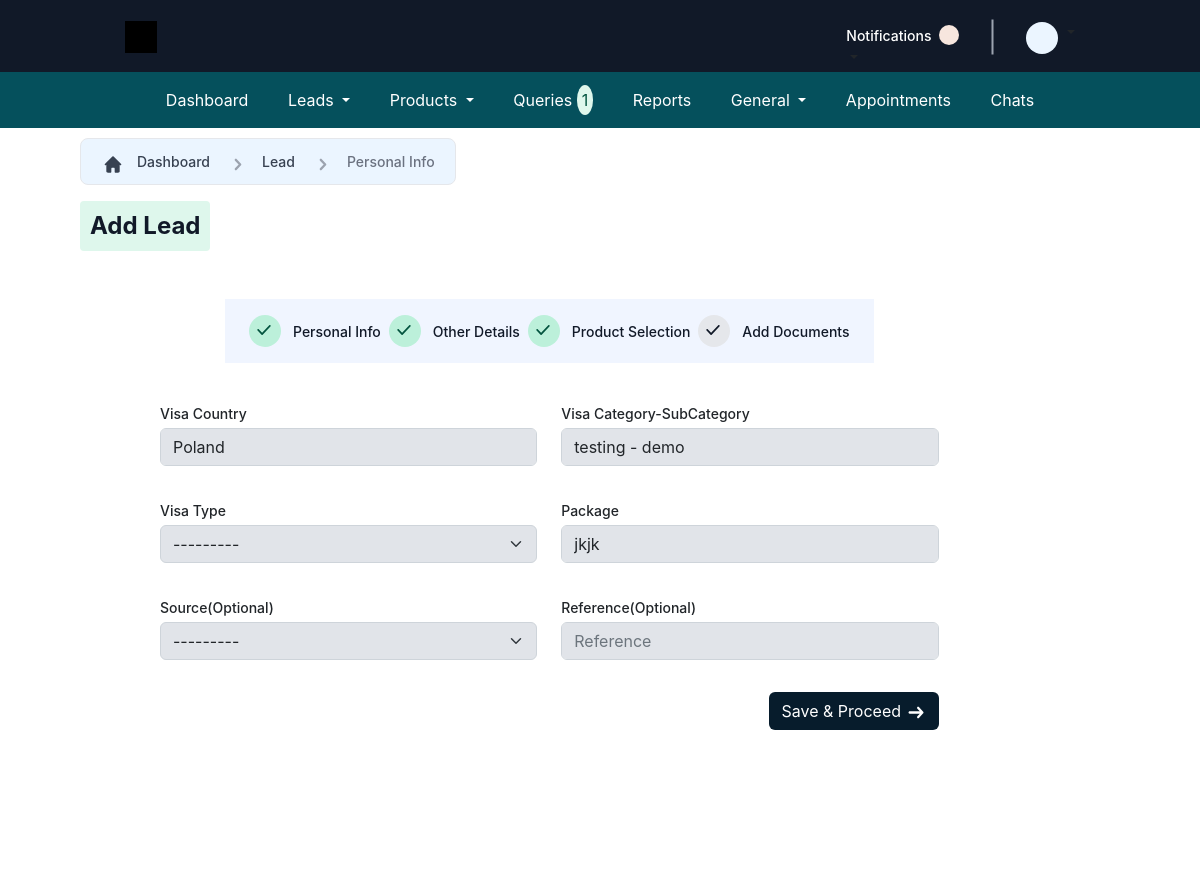
Screenshot of /Agent/PacAddEnquiry3/ (signed in) with the database file from the repository.
### crm_app/models.py (models this page shows, shortened)
class Package(models.Model):
    visa_country = models.ForeignKey(
        VisaCountry, on_delete=models.SET_NULL, null=True, blank=True
    )
    visa_category = models.ForeignKey(
        VisaCategory,
        on_delete=models.SET_NULL,
        null=True,
        blank=True,
        related_name="package_category",
    )
    title = models.CharField(max_length=100, null=True, blank=True)
    description = models.CharField(max_length=500, null=True, blank=True)
    assign_to_group = models.ForeignKey(
        Group, on_delete=models.SET_NULL, null=True, blank=True
    )
    number_of_visa = models.IntegerField(null=True, blank=True)
    amount = models.CharField(max_length=100, null=True, blank=True)
    advance_amount = models.CharField(max_length=100, null=True, blank=True)
    file_charges = models.CharField(max_length=100, null=True, blank=True)
    package_expiry_date = models.DateField(auto_created=False, null=True, blank=True)
    last_updated_by = models.ForeignKey(
        CustomUser, on_delete=models.SET_NULL, null=True, blank=True
    )
    last_updated_on = models.DateTimeField(auto_now=True)
    image = models.FileField(upload_to="media/package_images/", null=True, blank=True)
    processing_time = models.CharField(
        max_length=30, choices=PROCESSING_TIME_CHOICES, blank=True, null=True
    )
    approval = models.BooleanField(default="False")

class VisaCountry(models.Model):
    country = models.CharField(max_length=100)
    created = models.DateTimeField(auto_now=True)
    lastupdated_by = models.CharField(max_length=100, null=True, blank=True)
    last_updated_on = models.DateTimeField(auto_now=True)
    def __str__(self):
        return str(self.country)

class VisaCategory(models.Model):
    visa_country_id = models.ForeignKey(VisaCountry, on_delete=models.CASCADE)
    category = models.CharField(max_length=100)
    subcategory = models.CharField(max_length=100)
    lastupdated_by = models.CharField(max_length=100, null=True, blank=True)
    last_updated_on = models.DateTimeField(auto_now=True)
    class Meta:
        db_table = "VisaCategory"
    def __str__(self):
        return f"{self.category} - {self.subcategory}"

### crm_app/AgentViews.py (the view, shortened to what this page needs)
def agent_PackageEnquiry3View(request):
    visa_type = Enquiry._meta.get_field("Visa_type").get_choices()
    source = Enquiry._meta.get_field("Source").get_choices()
    package_id = request.session.get("package_id")
    package = Package.objects.get(id=package_id)
    visa_contry_id = package.visa_country.id
    visa_category_id = package.visa_category.id
    visa_country = VisaCountry.objects.get(id=visa_contry_id)
    visa_category = VisaCategory.objects.get(id=visa_category_id)
    dob = request.session.get("dob")
    context = {
        "package_id": package_id,
        "package": package,
        "visa_type": visa_type,
        "source": source,
    }
    return render(request, "Agent/Enquiry/Package Leads/lead3.html", context)

### crm_app/context_processors.py (called while the page is built)
def faq_count(request):
    if request.user.is_authenticated:
        count = FAQ.objects.all().count()
    else:
        count = 0
    return {"faq_count": count}

### crm_app/models.py (called while the page is built)
    def generate_initials(self):
        first_initial = self.first_name[0].upper() if self.first_name else ""
        last_initial = self.last_name[0].upper() if self.last_name else ""
        return f"{first_initial}{last_initial}"

    def __str__(self):
        return f"{self.first_name} {self.last_name}"

### templates/Agent/Enquiry/Package Leads/lead3.html (shortened to what this page needs)
{% extends "Agent/Base/base.html" %}
{% load static %}
{% block main-content %}
<div class="form-container">
  <div class="custom-container">
      <div class="icon-container">
          <div class="icon">
          </div>
      </div>
      <div class="text-container">
        <a href="{% url "agent_dashboard" %}" style="text-decoration: none;"><div class="text">Dashboard</div></a>
      </div>
      <div class="icon-container">
        <div class="icon">
        </div>
      </div>
      <a href="{% url "admin_new_leads_details" %}">
      <div class="text-container">
        <div class="text">Lead</div>
      </div>
      </a>
      <div class="icon-container">
        <div class="icon">
        </div>
      </div>
      <div class="text-container">
        <div class="text" style="color: #6B7280;">Personal Info</div>
      </div>
  </div>
  <div class="customs-container">
  <div class="custom-box">
      <div class="custom-text">Add Lead</div>
  </div>
  </div>
  <div class="main-container">
      <div class="forms-container">
          <div class="info-mainsection">
              <div class="info-section">
                  <div class="icons-container">
                    <div class="check-icons">
                      <div class="inner-icon">
                      </div>
                    </div>
                    <div class="info-text">
                      <div class="title">Personal Info</div>
                    </div>
                  </div>
              </div>
                <div class="info-section">
                  <div class="icons-container">
                    <div class="check-icons">
                      <div class="inner-icon">
                      </div>
                    </div>
                    <div class="info-text">
                      <div class="title">Other Details</div>
                    </div>
                  </div>
                </div>
                <div class="info-section">
                  <div class="icons-container">
                    <div class="check-icons">
                      <div class="inner-icon">
                      </div>
                    </div>
                    <div class="info-text">
                      <div class="title">Product Selection</div>
                    </div>
                  </div>
                </div>
                <div class="info-section">
                  <div class="icons-container">
                    <div class="icons">
                      <div class="inner-icon">
                      </div>
                    </div>
                    <div class="info-text">
                      <div class="title">Add Documents</div>
                    </div>
                  </div>
                </div>
          </div>
      </div>
      <div class="inputformss-container">
        <form action="" method="POST">
          <div class="row formrow">
              <div class="col-md-6 ">
                  <label for="exampleFormControlInput1" class="custom-form-label">Visa Country</label>
                  <input class="form-control" type="text" value="{{package.visa_country}}" name="visa_country" readonly>
              </div>
              <div class="col-md-6 ">
                  <label for="exampleFormControlInput1" class="custom-form-label">Visa Category-SubCategory</label>
                  <input class="form-control" type="text" value="{{package.visa_category}}" name="visa_category" readonly>
              </div>
          </div>
          <div class="row formrow">
              <div class="col-md-6 ">
                  <label for="exampleFormControlInput1" class="custom-form-label">Visa Type</label>
                  <select name="visa_type" id="" class="form-select">
                    {% for i in visa_type %}
                    <option value="{{i.0}}">{{i.1}}</option>
                    {% endfor %}
                  </select>
              </div>
              <div class="col-md-6 ">
                <label for="exampleFormControlInput1" class="custom-form-label">Package</label>
                <input type="text" value={{package.title}} name="package_title" class="form-control" readonly>
            </div>
          </div>
          <div class="row formrow">
              <div class="col-md-6 ">
                  <label for="exampleFormControlInput1" class="custom-form-label">Source(Optional)</label>
                  <select name="source" id="" class="form-select">
                    {% for i in source %}
                    <option value="{{i.0}}">{{i.1}}</option>
                    {% endfor %}
                  </select>
              </div>
              <div class="col-md-6 ">
                  <label for="exampleFormControlInput1" class="custom-form-label">Reference(Optional)</label>
                  <input type="text" class="form-control" name="reference" placeholder="Reference">
              </div>
          </div>
          <div class="d-grid gap-2 d-md-flex justify-content-md-end">
              <button class="btn btn-color" type="submit">Save & Proceed
              </button>
            </div>
      </form>
      </div>
  </div>
</div>
{% endblock main-content %}

### static/style/Styling/DashboardDesign/css/style.css (style rules this page uses)
body { margin: 0; font-family: 'Inter', sans-serif; }

### rows the page displays
Package: visa_country "Poland", visa_category "testing - demo", package_title "jkjk"

### other values shown
{{ faq_count }} "1"
form field visa_type "---------"
form field source "---------"
